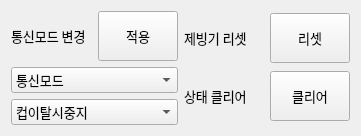
   <widget class="QWidget" name="layoutWidget">
    <property name="geometry">
     <rect>
      <x>20</x>
      <y>710</y>
      <width>361</width>
      <height>120</height>
     </rect>
    </property>
    <layout class="QHBoxLayout" name="horizontalLayout_6">
     <item>
      <layout class="QVBoxLayout" name="verticalLayout_4">
       <item>
        <layout class="QHBoxLayout" name="horizontalLayout_5">
         <item>
          <widget class="QLabel" name="label_9">
           <property name="font">
            <font>
             <family>함초롬돋움</family>
             <pointsize>10</pointsize>
             <weight>50</weight>
             <italic>false</italic>
             <bold>false</bold>
            </font>
           </property>
           <property name="text">
            <string>통신모드 변경</string>
           </property>
          </widget>
         </item>
         <item>
          <widget class="QPushButton" name="BTN_ICE_CHANGE_COMM_MODE">
           <property name="minimumSize">
            <size>
             <width>0</width>
             <height>50</height>
            </size>
           </property>
           <property name="font">
            <font>
             <family>함초롬돋움</family>
             <pointsize>10</pointsize>
             <weight>50</weight>
             <italic>false</italic>
             <bold>false</bold>
            </font>
           </property>
           <property name="text">
            <string>적용</string>
           </property>
          </widget>
         </item>
        </layout>
       </item>
       <item>
        <layout class="QVBoxLayout" name="verticalLayout_3">
         <item>
          <widget class="QComboBox" name="CB_ICE_COMM_MODE">
           <property name="font">
            <font>
             <family>함초롬돋움</family>
             <pointsize>10</pointsize>
             <weight>50</weight>
             <italic>false</italic>
             <bold>false</bold>
            </font>
           </property>
           <property name="currentIndex">
            <number>1</number>
           </property>
           <item>
            <property name="text">
             <string>일반모드</string>
            </property>
           </item>
           <item>
            <property name="text">
             <string>통신모드</string>
            </property>
           </item>
          </widget>
         </item>
         <item>
          <widget class="QComboBox" name="CB_ICE_CUP_IGNORE">
           <property name="font">
            <font>
             <family>함초롬돋움</family>
             <pointsize>10</pointsize>
             <weight>50</weight>
             <italic>false</italic>
             <bold>false</bold>
            </font>
           </property>
           <property name="currentIndex">
            <number>0</number>
           </property>
           <item>
            <property name="text">
             <string>컵이탈시중지</string>
            </property>
           </item>
           <item>
            <property name="text">
             <string>컵이탈무시</string>
            </property>
           </item>
          </widget>
         </item>
        </layout>
       </item>
      </layout>
     </item>
     <item>
      <layout class="QGridLayout" name="gridLayout_5">
       <item row="0" column="0">
        <widget class="QLabel" name="label_23">
         <property name="font">
          <font>
           <family>함초롬돋움</family>
           <pointsize>10</pointsize>
           <weight>50</weight>
           <italic>false</italic>
           <bold>false</bold>
          </font>
         </property>
         <property name="text">
          <string>제빙기 리셋</string>
         </property>
        </widget>
       </item>
       <item row="0" column="1">
        <widget class="QPushButton" name="BTN_ICE_TEST_REBOOT">
         <property name="minimumSize">
          <size>
           <width>0</width>
           <height>50</height>
          </size>
         </property>
         <property name="font">
          <font>
           <family>함초롬돋움</family>
           <pointsize>10</pointsize>
           <weight>50</weight>
           <italic>false</italic>
           <bold>false</bold>
          </font>
         </property>
         <property name="text">
          <string>리셋</string>
         </property>
        </widget>
       </item>
       <item row="1" column="0">
        <widget class="QLabel" name="label_24">
         <property name="font">
          <font>
           <family>함초롬돋움</family>
           <pointsize>10</pointsize>
           <weight>50</weight>
           <italic>false</italic>
           <bold>false</bold>
          </font>
         </property>
         <property name="text">
          <string>상태 클리어</string>
         </property>
        </widget>
       </item>
       <item row="1" column="1">
        <widget class="QPushButton" name="BTN_ICE_TEST_STATUS_CLEAR">
         <property name="minimumSize">
          <size>
           <width>0</width>
           <height>50</height>
          </size>
         </property>
         <property name="font">
          <font>
           <family>함초롬돋움</family>
           <pointsize>10</pointsize>
           <weight>50</weight>
           <italic>false</italic>
           <bold>false</bold>
          </font>
         </property>
         <property name="text">
          <string>클리어</string>
         </property>
        </widget>
       </item>
      </layout>
     </item>
    </layout>
   </widget>
